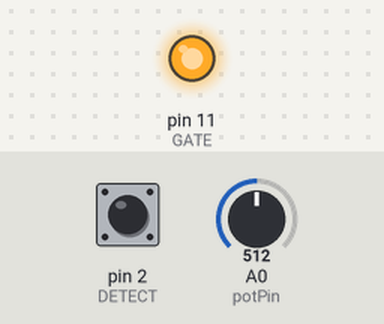
Simulated run of this sketch. Board: Arduino Uno, built with avr-gcc and run on an emulated ATmega328P. Shown: output pins drawn as LEDs (lit = HIGH). The inputs (shaded band) are chosen by the test bench; at power-on: pin 2 (DETECT) HIGH, A0 (potPin) = 512.

Above: at 1.2 s.
1.3 s: pin 2 (DETECT) pulled LOW for 0.15 s
At 2.2 s:
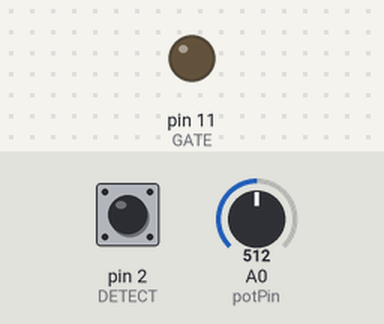
2.9 s: pin 2 (DETECT) pulled LOW for 3.2 s
Timing chart, 0 to 5.9 s (numbered marks = the images above; inputs shaded):
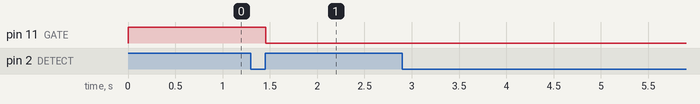

The sketch:

FinalCodeGComments.ino
```cpp
//Georgia and Basir
// Final Motor Control Code (Georgia's Comments)
/* This was the first code we tried after ordering a new dimmer and it worked. With a few changes, it became our final
code. The one hiccup we encountered with this code was that it is impossible to run delays in it because the code
already uses the Arduino's timer functions. The comments on this version are mine, to see comments from the website go
to the "Original Comments" file. */

#include <RBDdimmer.h> //Dimmer libraries and other setup info
#include <avr/io.h>
#include <avr/interrupt.h>

#define potPin 0 //potentiometer pin
#define DETECT 2 // Zero cross detect
#define GATE 11 // Sets TRIAC gate
#define PULSE 4 // Sets puls width
int i = 483; // This variable is left in but is unnecessary when potentiometer is used (see commented out code below)
int potValue = 0; //Inital potentiometer value


void setup()
{
  // set up pins
  pinMode(DETECT, INPUT); // Zero cross detect is input
  digitalWrite(DETECT, HIGH); // Enables the pull-up resistor
  pinMode(GATE, OUTPUT); // Triac gate is output
  //Below is setup for timer 1
  OCR1A = 100;
  TIMSK1 = 0x03;
  TCCR1A = 0x00;
  TCCR1B = 0x00;

  attachInterrupt(0, zeroCrossingInterrupt, RISING);
  // Sets an attach interrupt function to check zero cross pin for rising activity


}


void zeroCrossingInterrupt()
{
  //Interrupt function
  TCCR1B = 0x04; // Starts timer
  TCNT1 = 0; // Resets timer from zero
}

extern "C"
{
  ISR(TIMER1_COMPA_vect)
  {

    digitalWrite(GATE, HIGH); // Triac gate to high
    TCNT1 = 65536 - PULSE;

  }
}

extern "C"
{
  ISR(TIMER1_OVF_vect)
  {

    digitalWrite(GATE, LOW); // Triac gate to low (off)
    TCCR1B = 0x00; // Timer disabled

  }
}

void loop(){

  potValue = analogRead(potPin); //Defines potentiometer value
   /*
  i--;
  // i = i -1;
  // i-=1;
  OCR1A = ; // set the compare register brightness desired.
  if (i < 65)
  {
    i = 483;
  }
*/ /*This code is commented out as it is unnecessary when the potentiometer is incorporated. It also did not work when
  we ran it like this without a potentiometer. */

  OCR1A = map(potValue, 0, 1023, 0, 483); // Sets OCR1A compare function to a map that converts potValue to brightness

  }
```

Measured:
- after the input at 1.3 s, pin 11 (GATE): HIGH → LOW after 0.15 s
